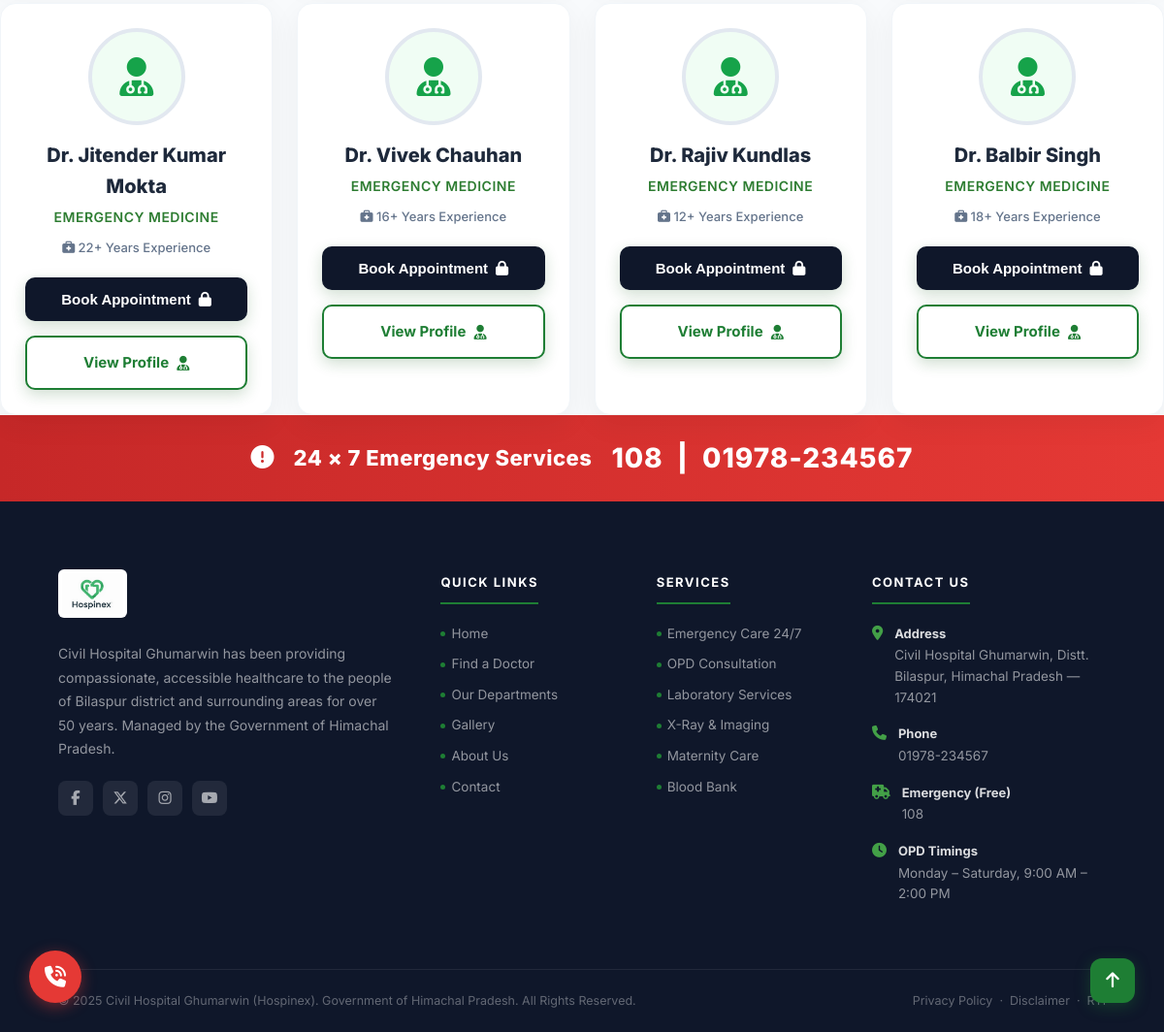
The app's page /doctors/ (lower part), older data.
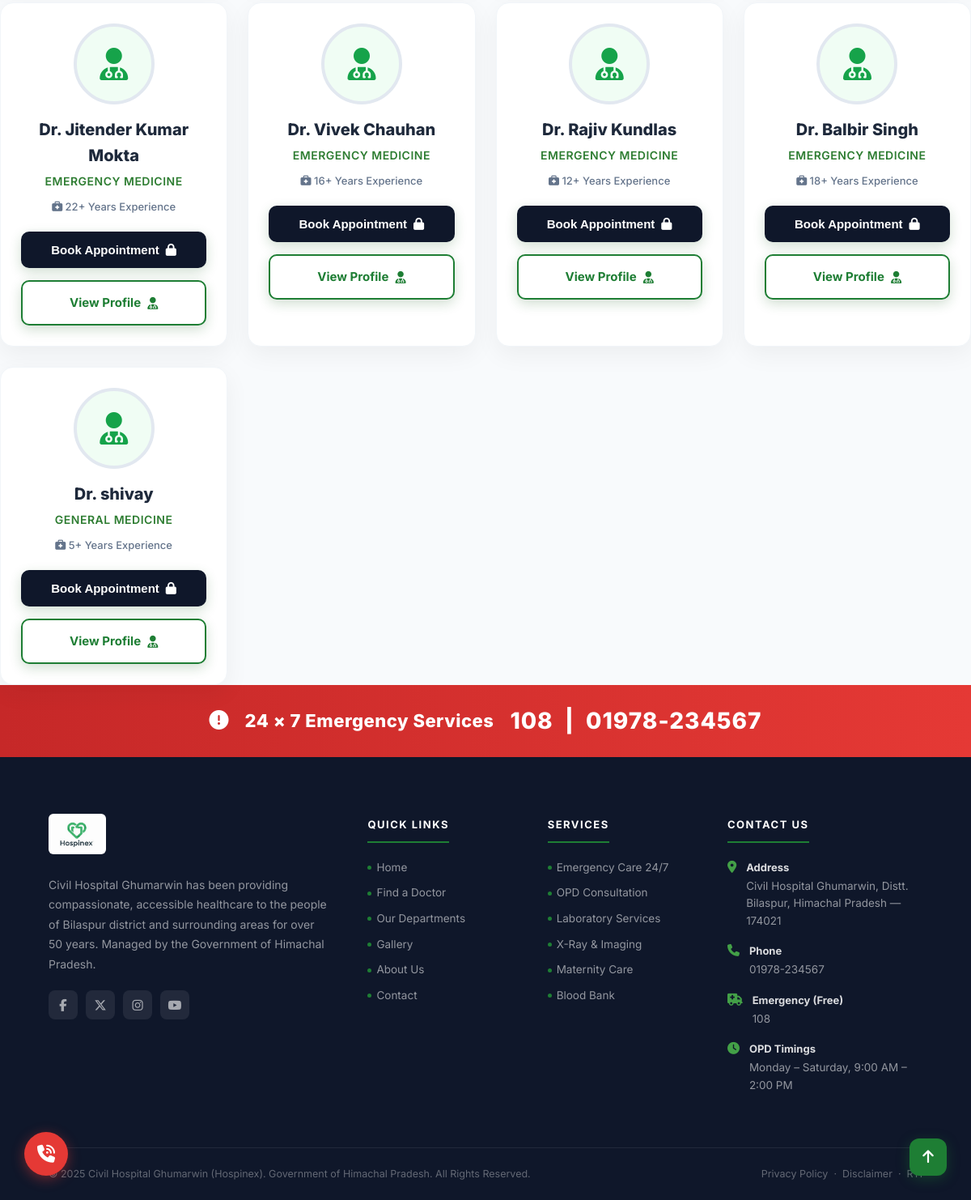
The same page, newer data.
### doctors/models.py (models this page shows, shortened)
class Doctor(models.Model):
    user = models.OneToOneField(User, on_delete=models.CASCADE, limit_choices_to={'is_staff': True})
    photo = models.ImageField(upload_to='doctors/', blank=True, null=True)
    specialization = models.CharField(blank=True, max_length=100)
    experience = models.PositiveIntegerField(blank=True, null=True)
    bio = models.TextField(blank=True)

### doctors/views.py (the view)
# urls.py: path("doctors/", views.doctor_list, name="doctor_list"),
def doctor_list(request):
    query = request.GET.get('q')
    doctors = Doctor.objects.all()
    if query:
        doctors = doctors.filter(
            Q(user__first_name__icontains=query) |
            Q(user__last_name__icontains=query) |
            Q(specialization__icontains=query)
        )
    return render(request, 'doctors/doctor_list.html', {'doctors': doctors})

### templates/doctors/doctor_list.html (shortened to what this page needs)
{% extends "base.html" %}
{% load static %}
{% block content %}
<link rel="stylesheet" href="https://cdnjs.cloudflare.com/ajax/libs/font-awesome/6.5.0/css/all.min.css">
        <div class="doctor-grid" id="doctorGrid" style="display: grid; grid-template-columns: repeat(auto-fill, minmax(260px, 1fr)); gap: 25px;">
            {% for doctor in doctors %}
            <div class="doctor-card filter-card" data-spec="{{ doctor.specialization|lower }}">
                {% if doctor.photo %}
                <img src="{{ doctor.photo.url }}" alt="Doctor" class="doc-img">
                {% else %}
                <div
                    style="width:100px; height:100px; border-radius:50%; background:#f0fdf4; display:flex; align-items:center; justify-content:center; margin: 0 auto 15px; font-size:40px; color:#16a34a; border:4px solid #e2e8f0;">
                    <i class="fa-solid fa-user-doctor"></i>
                </div>
                {% endif %}
                <h4 class="doc-name">Dr. {{ doctor.user.get_full_name|default:doctor.user.username }}</h4>
                <div class="doc-spec">{{ doctor.specialization|default:"General Medicine" }}</div>
                <div class="doc-exp"><i class="fa-solid fa-briefcase-medical"></i> {{ doctor.experience|default:"5" }}+
                    Years Experience</div>
                {% if request.user.is_authenticated %}
                <button type="button" class="btn-book" onclick="window.location.href='{% url 'book_appointment' doctor.user.id %}'">
                    Book Appointment <i class="fa-solid fa-calendar-check"></i>
                </button>
                {% else %}
                <button type="button" class="btn-book" style="background:#0f172a;" onclick="window.location.href='{% url 'patient_login' %}?next={% url 'book_appointment' doctor.user.id %}'">
                    Book Appointment <i class="fa-solid fa-lock"></i>
                </button>
                {% endif %}
                <a href="{% url 'doctor_detail' doctor.id %}" class="btn-book" style="background: white; color: #1e7e34; border: 2px solid #1e7e34; margin-top: 15px; text-decoration: none;">
                    View Profile <i class="fa-solid fa-user-doctor"></i>
                </a>
            </div>
            {% empty %}
            <div class="no-doctors">
                <i class="fa-solid fa-user-xmark"></i>
                <p>No specialists available at the moment.</p>
            </div>
            {% endfor %}
        </div>
{% endblock %}

Row changes from the older to the newer data that the page shows:
added Doctor: user.get_full_name "shivay", specialization "GENERAL MEDICINE", experience "5"
